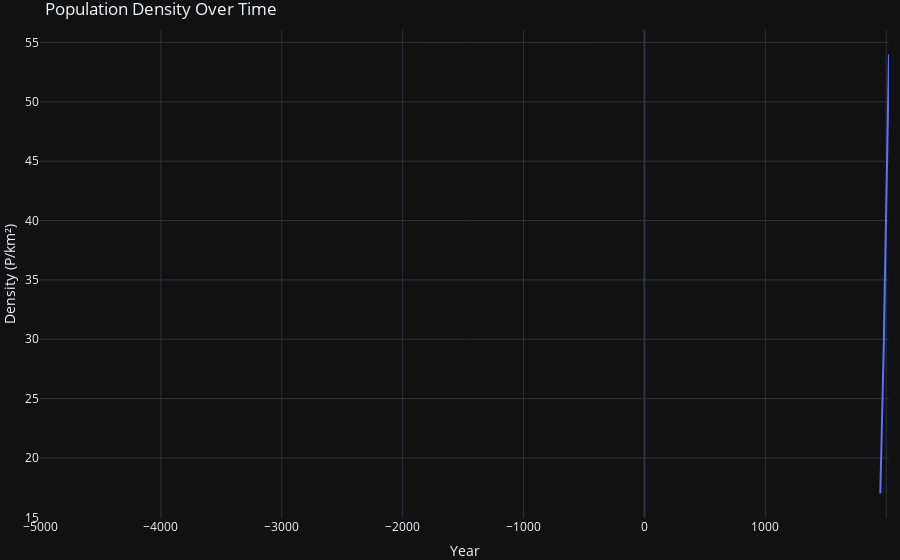

Source (notebook cell):
### Code cell
import plotly.express as px

# Assuming df is your DataFrame
fig_density = px.line(df, x='Year', y='Density (P/km²)', title='Population Density Over Time',
                      labels={'Density (P/km²)': 'Density (P/km²)', 'Year': 'Year'},
                      line_shape='linear')  # You can adjust 'line_shape' for different line styles

fig_density.update_layout(
    xaxis_title='Year',
    yaxis_title='Density (P/km²)',
    template='plotly_dark',
    showlegend=True,
    margin=dict(l=0, r=0, t=30, b=0),
)

fig_density.show()

### Figure 1 — Plotly figure (JSON) as saved in the notebook; plotly's stock layout.template omitted (floating-point values rounded to 4 significant figures)
{"data": [{"hovertemplate": "Year=%{x}<br>Density (P/km²)=%{y}<extra></extra>", "legendgroup": "", "line": {"color": "#636efa", "dash": "solid", "shape": "linear"}, "marker": {"symbol": "circle"}, "mode": "lines", "name": "", "orientation": "v", "showlegend": false, "type": "scatter", "x": [2023, 2022, 2021, 2020, 2019, 2018, 2017, 2016, 2015, 2014, 2013, 2012, 2011, 2010, 2009, 2008, 2007, 2006, 2005, 2004, 2003, 2002, 2001, 2000, 1999, 1998, 1997, 1996, 1995, 1994, 1993, 1992, 1991, 1990, 1989, 1988, 1987, 1986, 1985, 1984, 1983, 1982, 1981, 1980, 1979, 1978, 1977, 1976, 1975, 1974, 1973, 1972, 1971, 1970, 1969, 1968, 1967, 1966, 1965, 1964, 1963, 1962, 1961, 1960, 1959, 1958, 1957, 1956, 1955, 1954, 1953, 1952, 1951, 1927, 1900, 1850, 1804, 1760, 1700, 1600, 1500, 1400, 1200, 1100, 1000, 900, 800, 700, 600, 200, -200, -500, -1000, -2000, -3000, -4000, -5000], "xaxis": "x", "y": [54, 54, 53, 53, 52, 52, 51, 50, 50, 49, 49, 48, 47, 47, 46, 46, 45, 45, 44, 43, 43, 42, 42, 41, 41, 40, 40, 39, 39, 38, 37, 37, 36, 36, 35, 34, 34, 33, 33, 32, 32, 31, 30, 30, 29, 29, 28, 28, 27, 27, 26, 26, 25, 25, 24, 24, 23, 23, 22, 22, 21, 21, 21, 20, 20, 20, 19, 19, 18, 18, 18, 17, 17, null, null, null, null, null, null, null, null, null, null, null, null, null, null, null, null, null, null, null, null, null, null, null, null], "yaxis": "y"}], "layout": {"legend": {"tracegroupgap": 0}, "margin": {"b": 0, "l": 0, "r": 0, "t": 30}, "showlegend": true, "title": {"text": "Population Density Over Time"}, "xaxis": {"anchor": "y", "domain": [0, 1], "title": {"text": "Year"}}, "yaxis": {"anchor": "x", "domain": [0, 1], "title": {"text": "Density (P/km²)"}}}}
